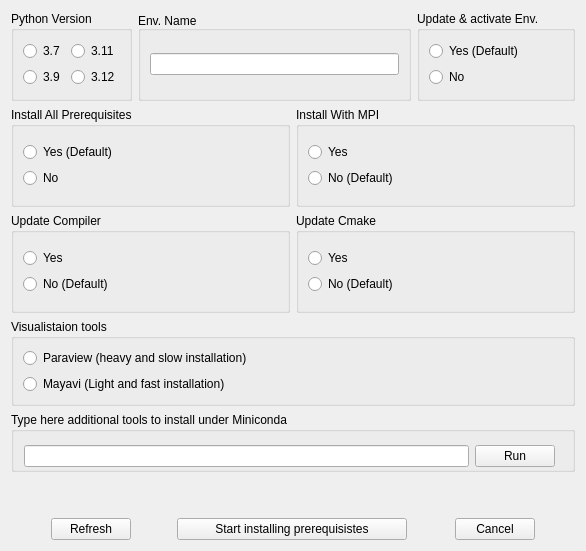
         <widget class="QWidget" name="tab_prerequisistes">
          <attribute name="title">
           <string>Install Prerequisites</string>
          </attribute>
          <layout class="QGridLayout" name="gridLayout_15">
           <item row="5" column="0">
            <spacer name="verticalSpacer_3">
             <property name="orientation">
              <enum>Qt::Vertical</enum>
             </property>
             <property name="sizeHint" stdset="0">
              <size>
               <width>20</width>
               <height>40</height>
              </size>
             </property>
            </spacer>
           </item>
           <item row="2" column="0">
            <layout class="QGridLayout" name="gridLayout_5">
             <item row="0" column="0">
              <widget class="QGroupBox" name="groupBox_15">
               <property name="minimumSize">
                <size>
                 <width>0</width>
                 <height>100</height>
                </size>
               </property>
               <property name="maximumSize">
                <size>
                 <width>16777215</width>
                 <height>100</height>
                </size>
               </property>
               <property name="title">
                <string>Update Compiler</string>
               </property>
               <layout class="QGridLayout" name="gridLayout_21">
                <item row="0" column="0">
                 <layout class="QVBoxLayout" name="verticalLayout_17">
                  <item>
                   <widget class="QRadioButton" name="rB_yes_compiler">
                    <property name="text">
                     <string>Yes</string>
                    </property>
                    <attribute name="buttonGroup">
                     <string notr="true">buttonGroup_2</string>
                    </attribute>
                   </widget>
                  </item>
                  <item>
                   <widget class="QRadioButton" name="rB_no_compiler">
                    <property name="text">
                     <string>No (Default)</string>
                    </property>
                    <attribute name="buttonGroup">
                     <string notr="true">buttonGroup_2</string>
                    </attribute>
                   </widget>
                  </item>
                 </layout>
                </item>
               </layout>
              </widget>
             </item>
             <item row="0" column="1">
              <widget class="QGroupBox" name="groupBox_16">
               <property name="minimumSize">
                <size>
                 <width>0</width>
                 <height>100</height>
                </size>
               </property>
               <property name="maximumSize">
                <size>
                 <width>16777215</width>
                 <height>100</height>
                </size>
               </property>
               <property name="title">
                <string>Update Cmake</string>
               </property>
               <layout class="QGridLayout" name="gridLayout_22">
                <item row="0" column="0">
                 <layout class="QVBoxLayout" name="verticalLayout_19">
                  <item>
                   <widget class="QRadioButton" name="rB_yes_cmake">
                    <property name="text">
                     <string>Yes</string>
                    </property>
                    <attribute name="buttonGroup">
                     <string notr="true">buttonGroup_3</string>
                    </attribute>
                   </widget>
                  </item>
                  <item>
                   <widget class="QRadioButton" name="rB_no_cmake">
                    <property name="text">
                     <string>No (Default)</string>
                    </property>
                    <attribute name="buttonGroup">
                     <string notr="true">buttonGroup_3</string>
                    </attribute>
                   </widget>
                  </item>
                 </layout>
                </item>
               </layout>
              </widget>
             </item>
            </layout>
           </item>
           <item row="4" column="0">
            <widget class="QGroupBox" name="gB_extra_tools">
             <property name="minimumSize">
              <size>
               <width>0</width>
               <height>60</height>
              </size>
             </property>
             <property name="maximumSize">
              <size>
               <width>16777215</width>
               <height>80</height>
              </size>
             </property>
             <property name="whatsThis">
              <string>&lt;html&gt;&lt;head/&gt;&lt;body&gt;&lt;p&gt;User could type the list of additional tools to install under Miniconda.&lt;/p&gt;&lt;p&gt;Use blank character to separate the elements !&lt;/p&gt;&lt;/body&gt;&lt;/html&gt;</string>
             </property>
             <property name="title">
              <string>Type here additional tools to install under Miniconda</string>
             </property>
             <widget class="QWidget" name="layoutWidget">
              <property name="geometry">
               <rect>
                <x>13</x>
                <y>31</y>
                <width>531</width>
                <height>27</height>
               </rect>
              </property>
              <layout class="QHBoxLayout" name="horizontalLayout_2">
               <item>
                <widget class="QLineEdit" name="tools_conda_lE">
                 <property name="toolTip">
                  <string>&lt;html&gt;&lt;head/&gt;&lt;body&gt;&lt;p&gt;Enter the list of tools to install or update separated by space !&lt;/p&gt;&lt;/body&gt;&lt;/html&gt;</string>
                 </property>
                 <property name="whatsThis">
                  <string>&lt;html&gt;&lt;head/&gt;&lt;body&gt;&lt;p&gt;&lt;br/&gt;&lt;/p&gt;&lt;/body&gt;&lt;/html&gt;</string>
                 </property>
                 <property name="text">
                  <string/>
                 </property>
                </widget>
               </item>
               <item>
                <widget class="QPushButton" name="pB_extra_tools">
                 <property name="sizeIncrement">
                  <size>
                   <width>0</width>
                   <height>40</height>
                  </size>
                 </property>
                 <property name="text">
                  <string>Run</string>
                 </property>
                </widget>
               </item>
              </layout>
             </widget>
            </widget>
           </item>
           <item row="3" column="0">
            <widget class="QGroupBox" name="groupBox_19">
             <property name="sizeIncrement">
              <size>
               <width>0</width>
               <height>300</height>
              </size>
             </property>
             <property name="title">
              <string>Visualistaion tools</string>
             </property>
             <layout class="QVBoxLayout" name="verticalLayout_2">
              <item>
               <layout class="QVBoxLayout" name="verticalLayout">
                <item>
                 <widget class="QRadioButton" name="Paraview_cB">
                  <property name="text">
                   <string>Paraview (heavy and slow installation)</string>
                  </property>
                  <property name="checked">
                   <bool>false</bool>
                  </property>
                  <property name="autoExclusive">
                   <bool>true</bool>
                  </property>
                  <attribute name="buttonGroup">
                   <string notr="true">buttonGroup_4</string>
                  </attribute>
                 </widget>
                </item>
                <item>
                 <widget class="QRadioButton" name="Mayavi_cB">
                  <property name="enabled">
                   <bool>true</bool>
                  </property>
                  <property name="text">
                   <string>Mayavi (Light and fast installation)</string>
                  </property>
                  <property name="autoExclusive">
                   <bool>true</bool>
                  </property>
                  <attribute name="buttonGroup">
                   <string notr="true">buttonGroup_4</string>
                  </attribute>
                 </widget>
                </item>
               </layout>
              </item>
             </layout>
            </widget>
           </item>
           <item row="1" column="0">
            <layout class="QHBoxLayout" name="horizontalLayout_6">
             <item>
              <widget class="QGroupBox" name="groupBox_14">
               <property name="minimumSize">
                <size>
                 <width>0</width>
                 <height>100</height>
                </size>
               </property>
               <property name="maximumSize">
                <size>
                 <width>16777215</width>
                 <height>100</height>
                </size>
               </property>
               <property name="title">
                <string>Install All Prerequisites</string>
               </property>
               <layout class="QGridLayout" name="gridLayout_20">
                <item row="0" column="0">
                 <layout class="QVBoxLayout" name="verticalLayout_16">
                  <item>
                   <widget class="QRadioButton" name="rB_yes_all_prerequis">
                    <property name="text">
                     <string>Yes (Default)</string>
                    </property>
                   </widget>
                  </item>
                  <item>
                   <widget class="QRadioButton" name="rB_no_all_prerequis">
                    <property name="text">
                     <string>No</string>
                    </property>
                   </widget>
                  </item>
                 </layout>
                </item>
               </layout>
              </widget>
             </item>
             <item>
              <widget class="QGroupBox" name="groupBox_12">
               <property name="minimumSize">
                <size>
                 <width>0</width>
                 <height>100</height>
                </size>
               </property>
               <property name="maximumSize">
                <size>
                 <width>16777215</width>
                 <height>100</height>
                </size>
               </property>
               <property name="title">
                <string>Install With MPI</string>
               </property>
               <layout class="QGridLayout" name="gridLayout_19">
                <item row="0" column="0">
                 <layout class="QVBoxLayout" name="verticalLayout_14">
                  <item>
                   <widget class="QRadioButton" name="rB_yes_MPI_prerequis">
                    <property name="text">
                     <string>Yes</string>
                    </property>
                   </widget>
                  </item>
                  <item>
                   <widget class="QRadioButton" name="rB_no_MPI_prerequis">
                    <property name="text">
                     <string>No (Default)</string>
                    </property>
                   </widget>
                  </item>
                 </layout>
                </item>
               </layout>
              </widget>
             </item>
            </layout>
           </item>
           <item row="6" column="0">
            <layout class="QGridLayout" name="gridLayout_23">
             <item row="0" column="2">
              <spacer name="horizontalSpacer_7">
               <property name="orientation">
                <enum>Qt::Horizontal</enum>
               </property>
               <property name="sizeHint" stdset="0">
                <size>
                 <width>40</width>
                 <height>20</height>
                </size>
               </property>
              </spacer>
             </item>
             <item row="0" column="1">
              <widget class="QPushButton" name="pB_Refresh_prerequis">
               <property name="text">
                <string>Refresh</string>
               </property>
              </widget>
             </item>
             <item row="0" column="4">
              <spacer name="horizontalSpacer_8">
               <property name="orientation">
                <enum>Qt::Horizontal</enum>
               </property>
               <property name="sizeHint" stdset="0">
                <size>
                 <width>42</width>
                 <height>20</height>
                </size>
               </property>
              </spacer>
             </item>
             <item row="0" column="3">
              <widget class="QPushButton" name="pB_Start_prerequis">
               <property name="minimumSize">
                <size>
                 <width>230</width>
                 <height>0</height>
                </size>
               </property>
               <property name="toolTip">
                <string>&lt;html&gt;&lt;head/&gt;&lt;body&gt;&lt;p&gt;IMPORTANTE : At this stage of installation the GUI must be launched after activating conda !&lt;/p&gt;&lt;/body&gt;&lt;/html&gt;</string>
               </property>
               <property name="whatsThis">
                <string>&lt;html&gt;&lt;head/&gt;&lt;body&gt;&lt;p&gt;IMPORTANTE : At this stage of installation the GUI must be launched after activating conda !&lt;/p&gt;&lt;/body&gt;&lt;/html&gt;</string>
               </property>
               <property name="text">
                <string>Start installing prerequisistes</string>
               </property>
              </widget>
             </item>
             <item row="0" column="5">
              <widget class="QPushButton" name="pB_Cancel_prerequis">
               <property name="text">
                <string>Cancel</string>
               </property>
              </widget>
             </item>
             <item row="0" column="0">
              <spacer name="horizontalSpacer_5">
               <property name="orientation">
                <enum>Qt::Horizontal</enum>
               </property>
               <property name="sizeHint" stdset="0">
                <size>
                 <width>40</width>
                 <height>20</height>
                </size>
               </property>
              </spacer>
             </item>
             <item row="0" column="6">
              <spacer name="horizontalSpacer_11">
               <property name="orientation">
                <enum>Qt::Horizontal</enum>
               </property>
               <property name="sizeHint" stdset="0">
                <size>
                 <width>40</width>
                 <height>20</height>
                </size>
               </property>
              </spacer>
             </item>
            </layout>
           </item>
           <item row="0" column="0">
            <layout class="QGridLayout" name="gridLayout_4">
             <item row="0" column="0">
              <widget class="QGroupBox" name="Python_Version_gB_prerequis">
               <property name="minimumSize">
                <size>
                 <width>0</width>
                 <height>10</height>
                </size>
               </property>
               <property name="maximumSize">
                <size>
                 <width>16777215</width>
                 <height>90</height>
                </size>
               </property>
               <property name="title">
                <string>Python Version</string>
               </property>
               <layout class="QGridLayout" name="gridLayout_45">
                <item row="0" column="0">
                 <layout class="QGridLayout" name="gridLayout_16">
                  <item row="1" column="0">
                   <widget class="QRadioButton" name="rB_py39_prerequis">
                    <property name="text">
                     <string>3.9</string>
                    </property>
                   </widget>
                  </item>
                  <item row="0" column="0">
                   <widget class="QRadioButton" name="rB_py37_prerequis">
                    <property name="text">
                     <string>3.7</string>
                    </property>
                   </widget>
                  </item>
                  <item row="0" column="1">
                   <widget class="QRadioButton" name="rB_py311_prerequis">
                    <property name="text">
                     <string>3.11</string>
                    </property>
                   </widget>
                  </item>
                  <item row="1" column="1">
                   <widget class="QRadioButton" name="rB_py312_prerequis">
                    <property name="text">
                     <string>3.12</string>
                    </property>
                   </widget>
                  </item>
                 </layout>
                </item>
               </layout>
              </widget>
             </item>
             <item row="0" column="2">
              <widget class="QGroupBox" name="Update_Env_gB_prerequis">
               <property name="minimumSize">
                <size>
                 <width>0</width>
                 <height>90</height>
                </size>
               </property>
               <property name="maximumSize">
                <size>
                 <width>16777215</width>
                 <height>100</height>
                </size>
               </property>
               <property name="title">
                <string>Update &amp;&amp; activate Env.</string>
               </property>
               <layout class="QGridLayout" name="gridLayout_18">
                <item row="0" column="0">
                 <layout class="QVBoxLayout" name="verticalLayout_30">
                  <item>
                   <widget class="QRadioButton" name="rB_yes_update_env_prerequis">
                    <property name="text">
                     <string>Yes (Default)</string>
                    </property>
                   </widget>
                  </item>
                  <item>
                   <widget class="QRadioButton" name="rB_no_update_env_prerequis">
                    <property name="text">
                     <string>No</string>
                    </property>
                   </widget>
                  </item>
                 </layout>
                </item>
               </layout>
              </widget>
             </item>
             <item row="0" column="1">
              <widget class="QGroupBox" name="Env_Name_gB_prerequis">
               <property name="minimumSize">
                <size>
                 <width>0</width>
                 <height>90</height>
                </size>
               </property>
               <property name="maximumSize">
                <size>
                 <width>16777215</width>
                 <height>90</height>
                </size>
               </property>
               <property name="title">
                <string>Env. Name</string>
               </property>
               <property name="alignment">
                <set>Qt::AlignBottom|Qt::AlignLeading|Qt::AlignLeft</set>
               </property>
               <layout class="QGridLayout" name="gridLayout_17">
                <item row="0" column="0">
                 <widget class="QLineEdit" name="lineEdit_Env_Name_prerequis">
                  <property name="text">
                   <string/>
                  </property>
                 </widget>
                </item>
               </layout>
              </widget>
             </item>
            </layout>
           </item>
          </layout>
         </widget>
